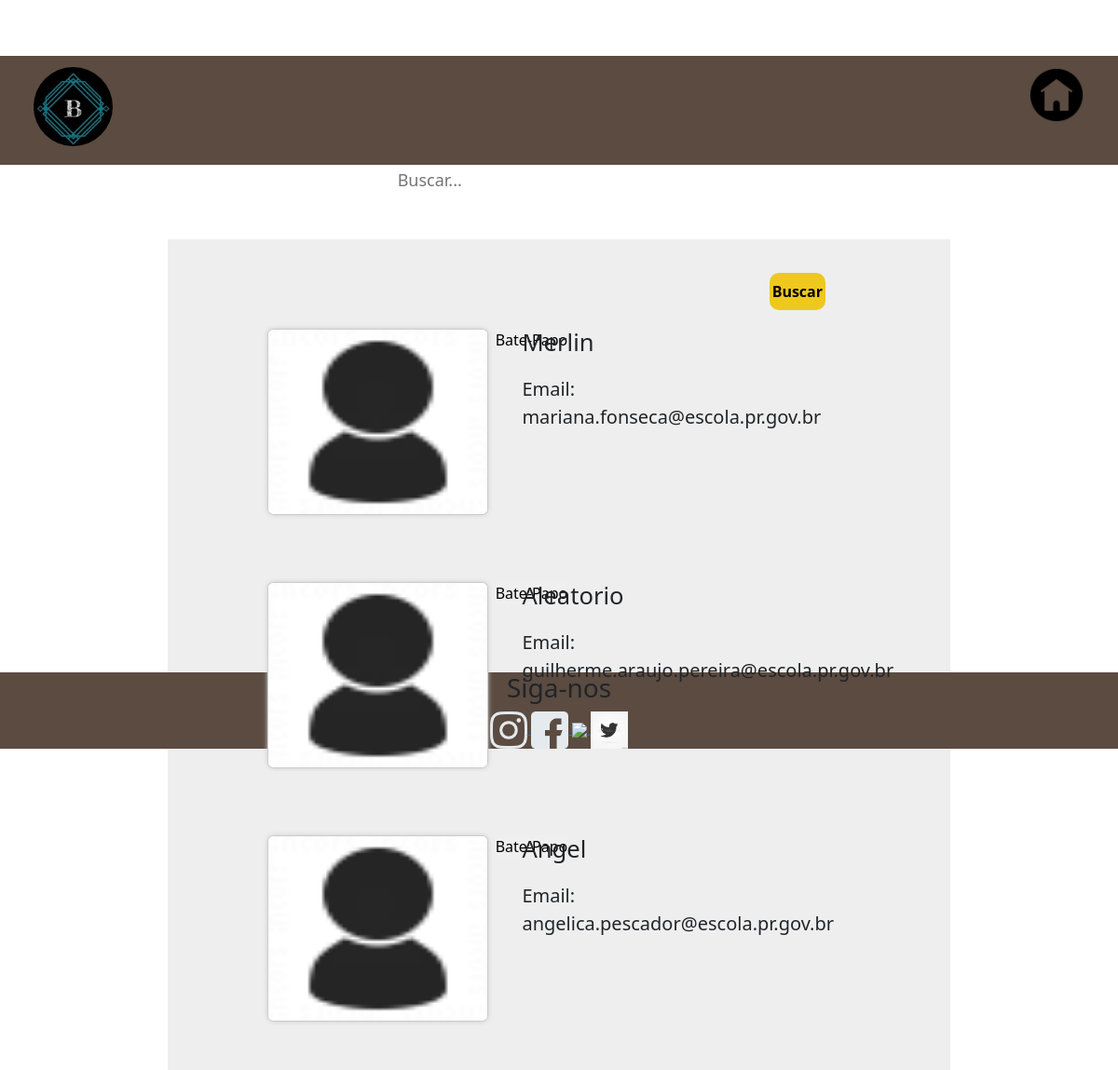
Page /Public/Chat/paginas/pesquisa.php (signed in) on the committed database.
### tables this page shows
CREATE TABLE `leitores` (
  `idleitores` INT PRIMARY KEY AUTO_INCREMENT,
  `nome` varchar(200) NOT NULL,
  `usuario` varchar(200) NOT NULL,
  `data_nasc` date NOT NULL,
  `telefone` bigint(11) ZEROFILL NOT NULL,
  `email` varchar(100) NOT NULL,
  `senha` varchar(32) NOT NULL,
  `sexo` varchar(1) NOT NULL,
  `foto` varchar(255)
);

### Public/Chat/Paginas/pesquisa.php (the view, shortened to what this page needs)
<?php
$pdo = conectar();
?>
<!DOCTYPE html>
<html>
<head>
    <link rel="stylesheet" href="../../chat/css/bootstrap.min.css">
    <link rel="stylesheet" href="../../../css/1.css">
    <link rel="stylesheet" href="../../../css/2.css">
    <link rel="stylesheet" href="../../../css/pesquisa.css">
</head>
<body>
<?php include("../../Class/header-chat.php") ?>
    <main>
        <div class="corpo">
            <div class="divBusca">
                <form method="POST">
                    <input type="text" class="txtBusca" id="busca" name="busca" placeholder="Buscar..." />
                    <button class="btnBusca" name="btnBusca" type="submit">Buscar</button>
                </form>
            </div>
        </div>
        <?php
        if (isset($_POST['btnBusca'])) {
            $busca    = isset($_POST['busca']) ? $_POST['busca'] : ' ';
            $sql = "SELECT * FROM leitores WHERE idleitores != ? AND usuario LIKE ?";
            $stmt = $pdo->prepare($sql);
            $stmt->bindParam(1, $_SESSION['idusuario']);
            $buscaGeral = '%' . $busca . '%';
            $stmt->bindParam(2, $buscaGeral);
        } else {
            $sql = "SELECT * FROM leitores WHERE idleitores != ? LIMIT 10";
            $stmt = $pdo->prepare($sql);
            $stmt->bindParam(1, $_SESSION['idusuario']);
        }
        $stmt->execute();
        $leitores = $stmt->fetchAll();
        ?>
        <br><br><br><br>
        <ul class="usuarios">
            <?php foreach ($leitores as $l) {
                $l['foto'] = null ? $l['foto'] : "user.png";
            ?>
                <li class="usuario">
                    <img src="../../../img/fotosPerfil/<?php echo $l['foto']; ?>">
                    <h1 class="product-text"><?php echo $l['usuario']; ?></h1>
                    <p class="product-text">Email: <?php echo $l['email']; ?> </p>
                    <form method="POST">
                        <button class="btnConversa" name="btnConversa" type="submit" value="<?php echo $l['usuario']; ?>"> Bate-Papo </button>
                    </form>
                </li>
                <br>
            <?php } ?>
        </ul>
    </main>
    <?php include("../../Class/footer-chat.php") ?>
</body>
</html>

### CSS/1.css (style rules this page uses)
* { margin: 0; padding: 0; font-size: 100%; border: none; outline: none; font-weight: 300; box-sizing: border-box; }
ul { list-style: none; }
img { max-width: 100%; }
main { height: 51.5vh; }

### Test/Trash/css/pesquisa.css (style rules this page uses)
.usuarios { padding-left: 1%; width: 70%; margin: 0 auto; background-color: #eeeeee; }
.usuario { padding-left: 225px; display: flex; width: 100%; vertical-align: top; margin: 0 1.5%; padding: 20px 20px; box-sizing: border-box; border-radius: 10px; margin-bottom: 1%; }
.usuario img { margin-left: 8%; margin-right: 1%; background: #fff; border: 1px solid #ccc; border-radius: 3%; box-shadow: 0 0 5px #ccc; width: 30%; height: 200px; }
.usuario p { display: block; margin: 50px 28%; position:absolute; height: 50px; font-size: 20px; }
.usuario h1 { position: absolute; margin-left: 28%; display: block; height: 50px; font-size: 160%; }
.divBusca { background-color:#E0EEEE; border:solid 2px #db8742; border-radius:10px; width:60%; height:36px; }
.txtBusca { float:left; background-color:transparent; padding-left:1%; font-size:18px; border:none; height:32px; width:425px; }
.btnBusca { border:none; float:right; height:32px; border-radius:0 7px 7px 0; width:16%; font-weight:bold; background:#eec81f; }
.corpo { margin: 5% 0 -70px 35%; }
.btnBusca { border-radius: 10px; border:none; height:40px; width:13%; font-weight:bold; display: block; background:#eec81f; margin-left: 44%; margin-top: 18%; }

### rows in the picture
leitores: usuario "Merlin", email "mariana.fonseca@escola.pr.gov.br"
leitores: usuario "Aleatorio", email "guilherme.araujo.pereira@escola.pr.gov.br"
leitores: usuario "Angel", email "angelica.pescador@escola.pr.gov.br"
